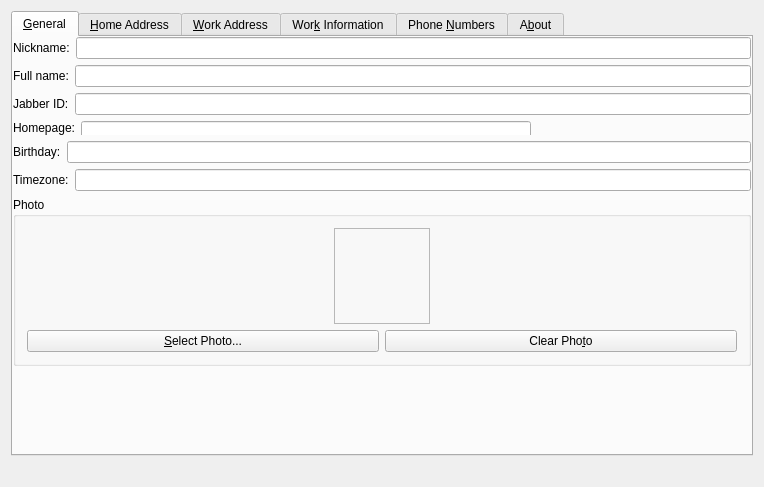
<ui version="4.0" >
 <author></author>
 <comment></comment>
 <exportmacro></exportmacro>
 <class>dlgVCard</class>
 <widget class="QWidget" name="dlgVCard" >
  <property name="geometry" >
        <rect>
            <x>0</x>
            <y>0</y>
            <width>764</width>
            <height>487</height>
        </rect>
    </property>
  <layout class="QGridLayout" >
   <property name="margin" >
    <number>11</number>
   </property>
   <property name="spacing" >
    <number>6</number>
   </property>
   <item row="0" column="0" >
    <widget class="QTabWidget" name="tabWidget3" >
     <widget class="QWidget" name="tab" >
      <attribute name="title" >
                    <string>&amp;General</string>
                </attribute>
      <layout class="QGridLayout" >
       <property name="margin" >
        <number>0</number>
       </property>
       <property name="spacing" >
        <number>6</number>
       </property>
       <item row="4" column="0" colspan="2" >
        <layout class="QHBoxLayout" >
         <property name="margin" >
          <number>0</number>
         </property>
         <property name="spacing" >
          <number>6</number>
                                </property>
         <item>
          <widget class="QLabel" name="lblBirthday" >
           <property name="text" >
                                    <string>Birthday:</string>
                                </property>
                            </widget>
         </item>
         <item>
          <widget class="QLineEdit" name="leBirthday" >
           <property name="sizePolicy" >
                                    <sizepolicy>
                                        <hsizetype>7</hsizetype>
                                        <vsizetype>0</vsizetype>
                                        <horstretch>0</horstretch>
                                        <verstretch>0</verstretch>
                                    </sizepolicy>
                                </property>
                            </widget>
         </item>
        </layout>
       </item>
       <item row="3" column="0" colspan="2" >
        <layout class="QHBoxLayout" >
         <property name="margin" >
          <number>0</number>
                            </property>
         <property name="spacing" >
          <number>6</number>
                                </property>
         <item>
          <widget class="QLabel" name="lblHomepage" >
           <property name="text" >
                                    <string>Homepage:</string>
                                </property>
                            </widget>
         </item>
         <item>
          <widget class="Q3WidgetStack" name="wsHomepage" >
           <property name="sizePolicy" >
                                    <sizepolicy>
                                        <hsizetype>7</hsizetype>
                                        <vsizetype>5</vsizetype>
                                        <horstretch>0</horstretch>
                                        <verstretch>0</verstretch>
                                    </sizepolicy>
                                </property>
           <property name="minimumSize" >
                                    <size>
                                        <width>0</width>
                                        <height>0</height>
                                    </size>
                                </property>
           <widget class="QWidget" name="page" >
            <widget class="KUrlLabel" name="urlHomepage" >
             <property name="geometry" >
                                            <rect>
                                                <x>0</x>
                                                <y>5</y>
                                                <width>450</width>
                                                <height>18</height>
                                            </rect>
                                        </property>
             <property name="sizePolicy" >
                                            <sizepolicy>
                                                <hsizetype>7</hsizetype>
                                                <vsizetype>0</vsizetype>
                                                <horstretch>0</horstretch>
                                                <verstretch>0</verstretch>
                                            </sizepolicy>
                                        </property>
                                    </widget>
                                </widget>
           <widget class="QWidget" name="page" >
            <widget class="QLineEdit" name="leHomepage" >
             <property name="geometry" >
                                            <rect>
                                                <x>0</x>
                                                <y>0</y>
                                                <width>450</width>
                                                <height>25</height>
                                            </rect>
                                        </property>
             <property name="sizePolicy" >
                                            <sizepolicy>
                                                <hsizetype>7</hsizetype>
                                                <vsizetype>0</vsizetype>
                                                <horstretch>0</horstretch>
                                                <verstretch>0</verstretch>
                                            </sizepolicy>
                                        </property>
                                    </widget>
                                </widget>
                            </widget>
         </item>
        </layout>
       </item>
       <item row="5" column="0" colspan="2" >
        <layout class="QHBoxLayout" >
         <property name="margin" >
          <number>0</number>
                            </property>
         <property name="spacing" >
          <number>6</number>
                                </property>
         <item>
          <widget class="QLabel" name="lblTimezone" >
           <property name="text" >
                                    <string>Timezone:</string>
                                </property>
                            </widget>
         </item>
         <item>
          <widget class="QLineEdit" name="leTimezone" >
           <property name="sizePolicy" >
                                    <sizepolicy>
                                        <hsizetype>7</hsizetype>
                                        <vsizetype>0</vsizetype>
                                        <horstretch>0</horstretch>
                                        <verstretch>0</verstretch>
                                    </sizepolicy>
                                </property>
                            </widget>
         </item>
        </layout>
       </item>
       <item row="2" column="0" colspan="2" >
        <layout class="QHBoxLayout" >
         <property name="margin" >
          <number>0</number>
                            </property>
         <property name="spacing" >
          <number>6</number>
                                </property>
         <item>
          <widget class="QLabel" name="lblJID" >
           <property name="text" >
                                    <string>Jabber ID:</string>
                                </property>
                            </widget>
         </item>
         <item>
          <widget class="QLineEdit" name="leJID" >
           <property name="sizePolicy" >
                                    <sizepolicy>
                                        <hsizetype>7</hsizetype>
                                        <vsizetype>0</vsizetype>
                                        <horstretch>0</horstretch>
                                        <verstretch>0</verstretch>
                                    </sizepolicy>
                                </property>
                            </widget>
         </item>
        </layout>
       </item>
       <item row="1" column="0" colspan="2" >
        <layout class="QHBoxLayout" >
         <property name="margin" >
          <number>0</number>
                            </property>
         <property name="spacing" >
          <number>6</number>
                                </property>
         <item>
          <widget class="QLabel" name="lblName" >
           <property name="text" >
                                    <string>Full name:</string>
                                </property>
                            </widget>
         </item>
         <item>
          <widget class="QLineEdit" name="leName" >
           <property name="sizePolicy" >
                                    <sizepolicy>
                                        <hsizetype>7</hsizetype>
                                        <vsizetype>0</vsizetype>
                                        <horstretch>0</horstretch>
                                        <verstretch>0</verstretch>
                                    </sizepolicy>
                                </property>
           <property name="text" >
            <string/>
                                </property>
                            </widget>
         </item>
        </layout>
       </item>
       <item row="0" column="0" colspan="2" >
        <layout class="QHBoxLayout" >
         <property name="margin" >
          <number>0</number>
                            </property>
         <property name="spacing" >
          <number>6</number>
                                </property>
         <item>
          <widget class="QLabel" name="lblNick" >
           <property name="text" >
                                    <string>Nickname:</string>
                                </property>
                            </widget>
         </item>
         <item>
          <widget class="QLineEdit" name="leNick" >
           <property name="sizePolicy" >
                                    <sizepolicy>
                                        <hsizetype>7</hsizetype>
                                        <vsizetype>0</vsizetype>
                                        <horstretch>0</horstretch>
                                        <verstretch>0</verstretch>
                                    </sizepolicy>
                                </property>
                            </widget>
         </item>
        </layout>
       </item>
       <item row="7" column="0" >
        <spacer>
         <property name="orientation" >
                            <enum>Qt::Vertical</enum>
                        </property>
         <property name="sizeType" >
          <enum>QSizePolicy::Expanding</enum>
                        </property>
         <property name="sizeHint" >
                            <size>
                                <width>20</width>
                                <height>20</height>
                            </size>
                        </property>
                    </spacer>
       </item>
       <item row="7" column="1" >
        <spacer>
         <property name="orientation" >
                            <enum>Qt::Vertical</enum>
                        </property>
         <property name="sizeType" >
          <enum>QSizePolicy::Expanding</enum>
                        </property>
         <property name="sizeHint" >
                            <size>
                                <width>20</width>
                                <height>20</height>
                            </size>
                        </property>
                    </spacer>
       </item>
       <item row="6" column="0" colspan="2" >
        <widget class="QGroupBox" name="groupBox1" >
         <property name="title" >
                            <string>Photo</string>
                        </property>
         <layout class="QGridLayout" >
          <property name="margin" >
           <number>11</number>
          </property>
          <property name="spacing" >
           <number>6</number>
          </property>
          <item row="1" column="0" colspan="2" >
           <widget class="QPushButton" name="btnSelectPhoto" >
            <property name="text" >
                                    <string>&amp;Select Photo...</string>
                                </property>
                            </widget>
          </item>
          <item row="1" column="2" colspan="2" >
           <widget class="QPushButton" name="btnClearPhoto" >
            <property name="text" >
                                    <string>Clear Pho&amp;to</string>
                                </property>
                            </widget>
          </item>
          <item row="0" column="1" colspan="2" >
           <widget class="QLabel" name="lblPhoto" >
            <property name="sizePolicy" >
                                    <sizepolicy>
                                        <hsizetype>0</hsizetype>
                                        <vsizetype>0</vsizetype>
                                        <horstretch>0</horstretch>
                                        <verstretch>0</verstretch>
                                    </sizepolicy>
                                </property>
            <property name="minimumSize" >
                                    <size>
                                        <width>96</width>
                                        <height>96</height>
                                    </size>
                                </property>
            <property name="maximumSize" >
                                    <size>
                                        <width>96</width>
                                        <height>96</height>
                                    </size>
                                </property>
            <property name="frameShape" >
                                    <enum>QFrame::StyledPanel</enum>
                                </property>
            <property name="scaledContents" >
                                    <bool>true</bool>
                                </property>
                            </widget>
          </item>
          <item row="0" column="0" >
           <spacer>
            <property name="orientation" >
                                    <enum>Qt::Horizontal</enum>
                                </property>
            <property name="sizeType" >
             <enum>QSizePolicy::Expanding</enum>
                                </property>
            <property name="sizeHint" >
                                    <size>
                                        <width>40</width>
                                        <height>20</height>
                                    </size>
                                </property>
                            </spacer>
          </item>
          <item row="0" column="3" >
           <spacer>
            <property name="orientation" >
                                    <enum>Qt::Horizontal</enum>
                                </property>
            <property name="sizeType" >
             <enum>QSizePolicy::Expanding</enum>
                                </property>
            <property name="sizeHint" >
                                    <size>
                                        <width>40</width>
                                        <height>20</height>
                                    </size>
                                </property>
                            </spacer>
          </item>
         </layout>
                    </widget>
       </item>
      </layout>
            </widget>
     <widget class="QWidget" name="tab" >
      <attribute name="title" >
                    <string>&amp;Home Address</string>
                </attribute>
      <layout class="QGridLayout" >
       <property name="margin" >
        <number>0</number>
                                </property>
       <property name="spacing" >
        <number>6</number>
                                </property>
       <item row="0" column="0" >
        <layout class="QGridLayout" >
         <property name="margin" >
          <number>0</number>
                                </property>
         <property name="spacing" >
          <number>6</number>
                                </property>
         <item row="4" column="0" >
          <widget class="QLabel" name="lblState" >
           <property name="text" >
            <string>Postal code:</string>
                                </property>
                            </widget>
         </item>
         <item row="2" column="0" >
          <widget class="QLabel" name="lblPOBox" >
           <property name="text" >
            <string>PO box:</string>
                                </property>
          </widget>
         </item>
         <item row="1" column="1" >
          <widget class="QLineEdit" name="leHomeExtAddr" />
         </item>
         <item row="3" column="0" >
          <widget class="QLabel" name="lblCity" >
           <property name="text" >
                                    <string>City:</string>
                                </property>
                            </widget>
         </item>
         <item row="8" column="1" >
          <spacer>
           <property name="orientation" >
                                    <enum>Qt::Vertical</enum>
                                </property>
           <property name="sizeType" >
            <enum>QSizePolicy::Expanding</enum>
                                </property>
           <property name="sizeHint" >
                                    <size>
                                        <width>20</width>
                                        <height>16</height>
                                    </size>
                                </property>
                            </spacer>
         </item>
         <item rowspan="2" row="6" column="1" >
          <widget class="Q3WidgetStack" name="wsHomeEmail" >
           <property name="sizePolicy" >
                                    <sizepolicy>
                                        <hsizetype>7</hsizetype>
                                        <vsizetype>5</vsizetype>
                                        <horstretch>0</horstretch>
                                        <verstretch>0</verstretch>
                                    </sizepolicy>
                                </property>
           <widget class="QWidget" name="page" >
            <widget class="KUrlLabel" name="urlHomeEmail" >
             <property name="geometry" >
                                            <rect>
                                                <x>0</x>
                                                <y>4</y>
                                                <width>430</width>
                                                <height>18</height>
                                            </rect>
                                        </property>
                                    </widget>
                                </widget>
           <widget class="QWidget" name="page" >
            <widget class="QLineEdit" name="leHomeEmail" >
             <property name="geometry" >
                                            <rect>
                                                <x>0</x>
                                                <y>0</y>
                                                <width>450</width>
                                                <height>25</height>
                                            </rect>
                                        </property>
                                    </widget>
                                </widget>
                            </widget>
         </item>
         <item row="5" column="0" >
          <widget class="QLabel" name="lblCountry" >
           <property name="text" >
                                    <string>Country:</string>
                                </property>
                            </widget>
         </item>
         <item row="0" column="0" >
          <widget class="QLabel" name="lblStreet" >
           <property name="text" >
                                    <string>Street:</string>
                                </property>
                            </widget>
         </item>
         <item row="6" column="0" >
          <widget class="QLabel" name="lblEmail" >
           <property name="sizePolicy" >
                                    <sizepolicy>
                                        <hsizetype>5</hsizetype>
                                        <vsizetype>5</vsizetype>
                                        <horstretch>0</horstretch>
                                        <verstretch>0</verstretch>
                                    </sizepolicy>
                                </property>
           <property name="text" >
                                    <string>Email:</string>
                                </property>
                            </widget>
         </item>
         <item row="2" column="1" >
          <widget class="QLineEdit" name="leHomePOBox" />
         </item>
         <item row="4" column="1" >
          <widget class="QLineEdit" name="leHomePostalCode" />
         </item>
         <item rowspan="2" row="7" column="0" >
          <spacer>
           <property name="orientation" >
                                    <enum>Qt::Vertical</enum>
                                </property>
           <property name="sizeType" >
            <enum>QSizePolicy::Expanding</enum>
                                </property>
           <property name="sizeHint" >
                                    <size>
                                        <width>20</width>
                                        <height>50</height>
                                    </size>
                                </property>
                            </spacer>
         </item>
         <item row="5" column="1" >
          <widget class="QLineEdit" name="leHomeCountry" />
         </item>
         <item row="3" column="1" >
          <widget class="QLineEdit" name="leHomeCity" />
         </item>
         <item row="0" column="1" >
          <widget class="QLineEdit" name="leHomeStreet" />
         </item>
        </layout>
       </item>
      </layout>
                            </widget>
     <widget class="QWidget" name="tab" >
      <attribute name="title" >
       <string>&amp;Work Address</string>
      </attribute>
      <layout class="QGridLayout" >
       <property name="margin" >
        <number>0</number>
                                </property>
       <property name="spacing" >
        <number>6</number>
                                </property>
       <item row="0" column="0" >
        <layout class="QGridLayout" >
         <property name="margin" >
          <number>0</number>
                </property>
         <property name="spacing" >
          <number>6</number>
                                </property>
         <item row="8" column="1" >
          <spacer>
           <property name="orientation" >
                                    <enum>Qt::Vertical</enum>
                                </property>
           <property name="sizeType" >
            <enum>QSizePolicy::Expanding</enum>
                                </property>
           <property name="sizeHint" >
                                    <size>
                                        <width>20</width>
                                        <height>16</height>
                                    </size>
                                </property>
                            </spacer>
         </item>
         <item row="2" column="1" >
          <widget class="QLineEdit" name="leWorkPOBox" />
         </item>
         <item row="5" column="1" >
          <widget class="QLineEdit" name="leWorkCountry" />
         </item>
         <item row="3" column="0" >
          <widget class="QLabel" name="lblCity_2" >
           <property name="text" >
                                    <string>City:</string>
                                </property>
                            </widget>
         </item>
         <item row="1" column="1" >
          <widget class="QLineEdit" name="leWorkExtAddr" />
         </item>
         <item row="2" column="0" >
          <widget class="QLabel" name="lblPOBox_2" >
           <property name="text" >
                                    <string>PO box:</string>
                                </property>
                            </widget>
         </item>
         <item row="3" column="1" >
          <widget class="QLineEdit" name="leWorkCity" />
         </item>
         <item row="0" column="1" >
          <widget class="QLineEdit" name="leWorkStreet" />
         </item>
         <item row="6" column="0" >
          <widget class="QLabel" name="lblEmail_2" >
           <property name="text" >
                                    <string>Email:</string>
                                </property>
                            </widget>
         </item>
         <item row="5" column="0" >
          <widget class="QLabel" name="lblCountry_2" >
           <property name="text" >
                                    <string>Country:</string>
                                </property>
                            </widget>
         </item>
         <item row="4" column="1" >
          <widget class="QLineEdit" name="leWorkPostalCode" />
         </item>
         <item rowspan="2" row="7" column="0" >
          <spacer>
           <property name="orientation" >
                                    <enum>Qt::Vertical</enum>
                                </property>
           <property name="sizeType" >
            <enum>QSizePolicy::Expanding</enum>
                                </property>
           <property name="sizeHint" >
                                    <size>
                                        <width>20</width>
                                        <height>30</height>
                                    </size>
                                </property>
                            </spacer>
         </item>
         <item row="4" column="0" >
          <widget class="QLabel" name="lblState_2" >
           <property name="text" >
                                    <string>Postal code:</string>
                                </property>
                            </widget>
         </item>
         <item row="0" column="0" >
          <widget class="QLabel" name="lblStreet_2" >
           <property name="text" >
                                    <string>Street:</string>
                                </property>
                            </widget>
         </item>
         <item rowspan="2" row="6" column="1" >
          <widget class="Q3WidgetStack" name="wsWorkEmail" >
           <property name="sizePolicy" >
                                    <sizepolicy>
                                        <hsizetype>7</hsizetype>
                                        <vsizetype>5</vsizetype>
                                        <horstretch>0</horstretch>
                                        <verstretch>0</verstretch>
                                    </sizepolicy>
                                </property>
           <widget class="QWidget" name="page" >
            <widget class="KUrlLabel" name="urlWorkEmail" >
             <property name="geometry" >
                                            <rect>
                                                <x>0</x>
                                                <y>5</y>
                                                <width>437</width>
                                                <height>18</height>
                                            </rect>
                                        </property>
                                    </widget>
                                </widget>
           <widget class="QWidget" name="page" >
            <widget class="QLineEdit" name="leWorkEmail" >
             <property name="geometry" >
                                            <rect>
                                                <x>0</x>
                                                <y>0</y>
                                                <width>450</width>
                                                <height>25</height>
                                            </rect>
                                        </property>
             <property name="sizePolicy" >
                                            <sizepolicy>
                                                <hsizetype>5</hsizetype>
                                                <vsizetype>5</vsizetype>
                                                <horstretch>0</horstretch>
                                                <verstretch>0</verstretch>
                                            </sizepolicy>
                                        </property>
                                    </widget>
                                </widget>
                            </widget>
         </item>
        </layout>
       </item>
      </layout>
                    </widget>
     <widget class="QWidget" name="tab" >
      <attribute name="title" >
                    <string>Wor&amp;k Information</string>
                </attribute>
      <layout class="QGridLayout" >
       <property name="margin" >
        <number>0</number>
                            </property>
       <property name="spacing" >
        <number>6</number>
                                </property>
       <item row="0" column="0" >
        <layout class="QGridLayout" >
         <property name="margin" >
          <number>0</number>
                                </property>
         <property name="spacing" >
          <number>6</number>
                                </property>
         <item row="1" column="1" >
          <widget class="QLineEdit" name="leDepartment" />
         </item>
         <item row="0" column="1" >
          <widget class="QLineEdit" name="leCompany" />
         </item>
         <item row="4" column="1" >
          <spacer>
           <property name="orientation" >
                                    <enum>Qt::Vertical</enum>
                                </property>
           <property name="sizeType" >
            <enum>QSizePolicy::Expanding</enum>
                                </property>
           <property name="sizeHint" >
                                    <size>
                                        <width>20</width>
                                        <height>20</height>
                                    </size>
                                </property>
                            </spacer>
         </item>
         <item row="2" column="0" >
          <widget class="QLabel" name="lblPosition" >
           <property name="text" >
                                    <string>Position:</string>
                                </property>
                            </widget>
         </item>
         <item row="2" column="1" >
          <widget class="QLineEdit" name="lePosition" />
         </item>
         <item row="3" column="1" >
          <widget class="QLineEdit" name="leRole" />
         </item>
         <item row="3" column="0" >
          <widget class="QLabel" name="lblRole" >
           <property name="text" >
                                    <string>Role:</string>
                                </property>
                            </widget>
         </item>
         <item row="1" column="0" >
          <widget class="QLabel" name="lblDepartment" >
           <property name="text" >
                                    <string>Department:</string>
                                </property>
                            </widget>
         </item>
         <item row="0" column="0" >
          <widget class="QLabel" name="lblCompany" >
           <property name="text" >
                                    <string>Company:</string>
                                </property>
                            </widget>
         </item>
        </layout>
       </item>
      </layout>
                    </widget>
     <widget class="QWidget" name="tab" >
      <attribute name="title" >
                    <string>Phone &amp;Numbers</string>
                </attribute>
      <layout class="QGridLayout" >
       <property name="margin" >
        <number>0</number>
                                </property>
       <property name="spacing" >
        <number>6</number>
       </property>
       <item row="0" column="0" >
        <layout class="QGridLayout" >
         <property name="margin" >
          <number>0</number>
         </property>
         <property name="spacing" >
          <number>6</number>
         </property>
         <item row="4" column="1" >
          <spacer>
           <property name="orientation" >
                                    <enum>Qt::Vertical</enum>
                                </property>
           <property name="sizeType" >
            <enum>QSizePolicy::Expanding</enum>
                                </property>
           <property name="sizeHint" >
                                    <size>
                                        <width>20</width>
                                        <height>20</height>
                                    </size>
                                </property>
                            </spacer>
         </item>
         <item row="2" column="1" >
          <widget class="QLineEdit" name="lePhoneFax" />
         </item>
         <item row="3" column="1" >
          <widget class="QLineEdit" name="lePhoneCell" />
         </item>
         <item row="2" column="0" >
          <widget class="QLabel" name="lblPhoneFax" >
           <property name="text" >
                                    <string>Fax:</string>
                                </property>
                            </widget>
         </item>
         <item row="0" column="1" >
          <widget class="QLineEdit" name="lePhoneHome" />
         </item>
         <item row="3" column="0" >
          <widget class="QLabel" name="lblPhoneCell" >
           <property name="text" >
                                    <string>Cell:</string>
                                </property>
                            </widget>
         </item>
         <item row="1" column="1" >
          <widget class="QLineEdit" name="lePhoneWork" />
         </item>
         <item row="1" column="0" >
          <widget class="QLabel" name="lblPhoneWork" >
           <property name="text" >
                                    <string>Work:</string>
                                </property>
                            </widget>
         </item>
         <item row="0" column="0" >
          <widget class="QLabel" name="lblPhoneHome" >
           <property name="text" >
                                    <string>Home:</string>
                                </property>
                            </widget>
         </item>
        </layout>
       </item>
      </layout>
                    </widget>
     <widget class="QWidget" name="tab" >
      <attribute name="title" >
                    <string>A&amp;bout</string>
                </attribute>
      <layout class="QGridLayout" >
       <property name="margin" >
        <number>0</number>
            </property>
       <property name="spacing" >
        <number>6</number>
            </property>
       <item row="0" column="0" >
        <widget class="Q3TextEdit" name="teAbout" />
       </item>
      </layout>
     </widget>
    </widget>
   </item>
   <item row="1" column="0" >
    <widget class="QLabel" name="lblStatus" >
     <property name="text" >
      <string/>
     </property>
    </widget>
   </item>
  </layout>
 </widget>
 <layoutdefault spacing="6" margin="11" />
 <pixmapfunction>qPixmapFromMimeSource</pixmapfunction>
 <customwidgets>
  <customwidget>
   <class>Q3TextEdit</class>
   <extends></extends>
   <header>q3textedit.h</header>
   <container>0</container>
   <pixmap></pixmap>
  </customwidget>
  <customwidget>
   <class>KUrlLabel</class>
   <extends></extends>
   <header>kurllabel.h</header>
   <container>0</container>
   <pixmap></pixmap>
  </customwidget>
  <customwidget>
   <class>Q3WidgetStack</class>
   <extends></extends>
   <header>q3widgetstack.h</header>
   <container>1</container>
   <pixmap></pixmap>
  </customwidget>
 </customwidgets>
 <tabstops>
    <tabstop>tabWidget3</tabstop>
    <tabstop>leNick</tabstop>
    <tabstop>leName</tabstop>
    <tabstop>leJID</tabstop>
    <tabstop>leBirthday</tabstop>
    <tabstop>leTimezone</tabstop>
    <tabstop>leHomepage</tabstop>
    <tabstop>leHomeStreet</tabstop>
    <tabstop>leHomeExtAddr</tabstop>
    <tabstop>leHomePOBox</tabstop>
    <tabstop>leHomeCity</tabstop>
    <tabstop>leHomePostalCode</tabstop>
    <tabstop>leHomeCountry</tabstop>
    <tabstop>leHomeEmail</tabstop>
    <tabstop>leWorkStreet</tabstop>
    <tabstop>leWorkExtAddr</tabstop>
    <tabstop>leWorkPOBox</tabstop>
    <tabstop>leWorkCity</tabstop>
    <tabstop>leWorkPostalCode</tabstop>
    <tabstop>leWorkCountry</tabstop>
    <tabstop>leWorkEmail</tabstop>
    <tabstop>leCompany</tabstop>
    <tabstop>leDepartment</tabstop>
    <tabstop>lePosition</tabstop>
    <tabstop>leRole</tabstop>
    <tabstop>lePhoneHome</tabstop>
    <tabstop>lePhoneWork</tabstop>
    <tabstop>lePhoneFax</tabstop>
    <tabstop>lePhoneCell</tabstop>
    <tabstop>teAbout</tabstop>
 </tabstops>
 <resources/>
 <connections/>
</ui>
